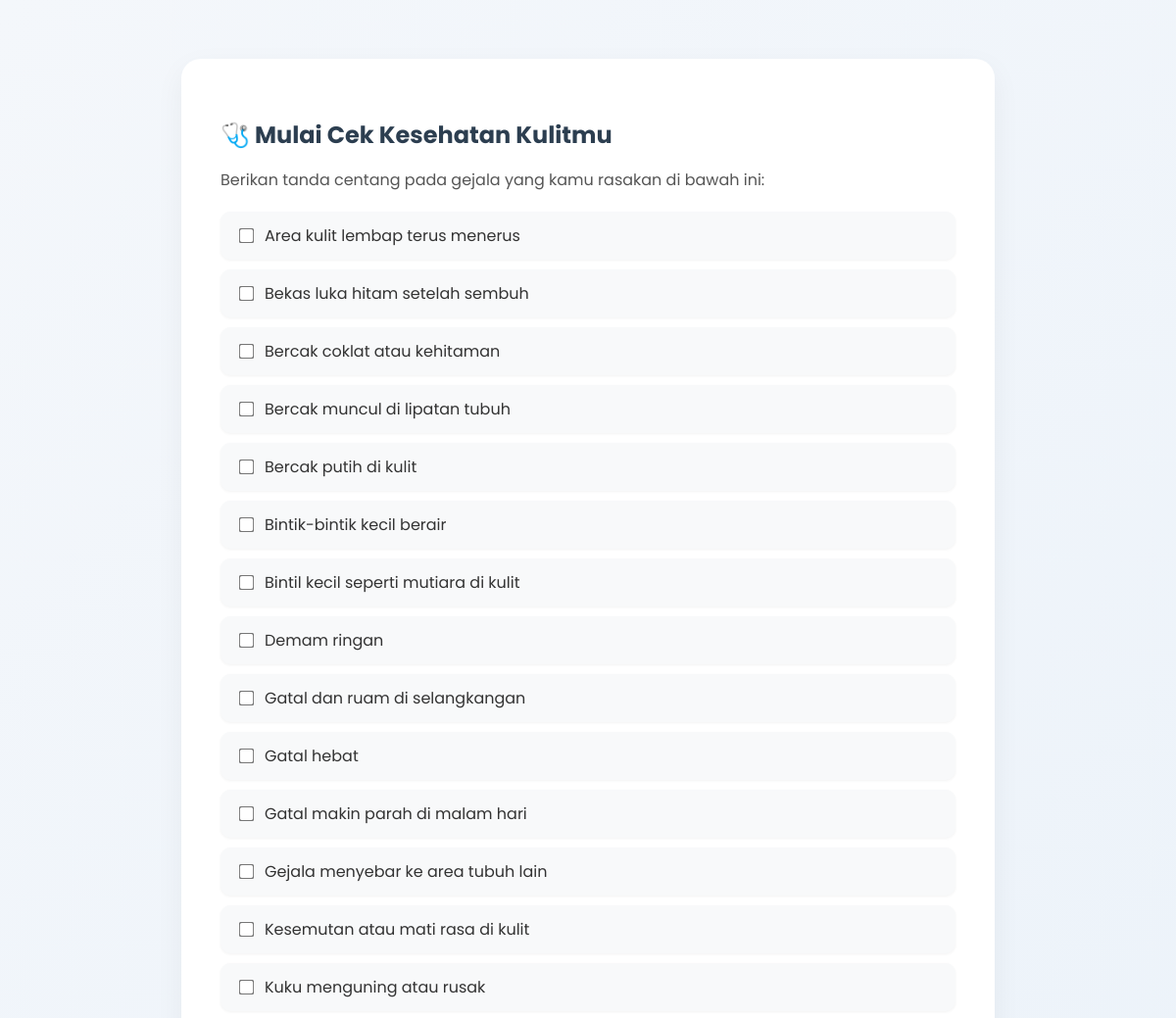
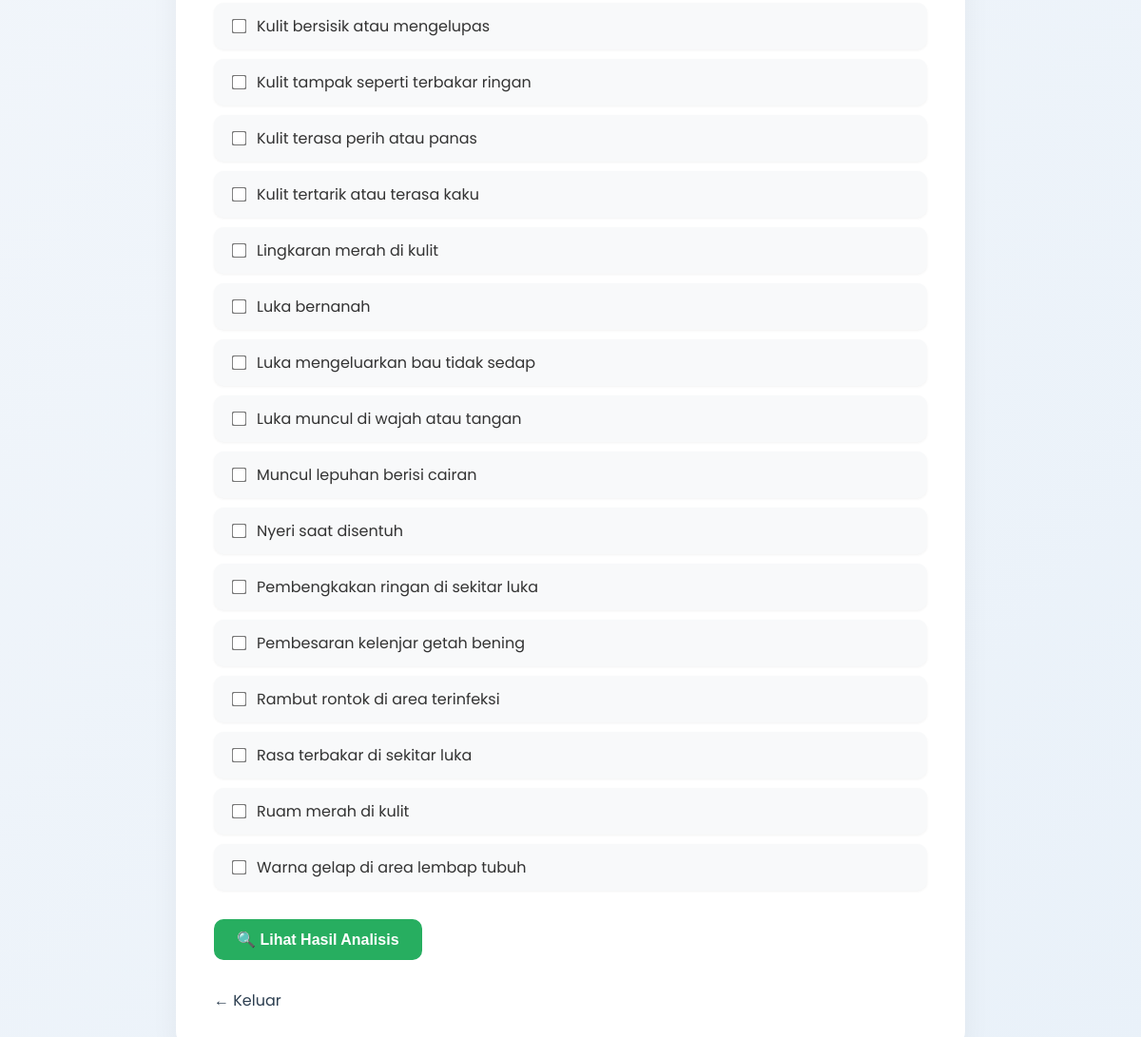
The page /cek-kulit.php (signed in) on the database its author committed (2 pictures, top to bottom).
### tables this page shows
CREATE TABLE `gejala` (
  `id_gejala` int(11) NOT NULL,
  `kode_gejala` varchar(10) DEFAULT NULL,
  `nama_gejala` varchar(255) DEFAULT NULL
);

### cek-kulit.php (the view, shortened to what this page needs)
<?php
include 'db.php';
?>
<!DOCTYPE html>
<html lang="id">
<head>
  <link rel="stylesheet" href="style.css">
</head>
<body>
  <div class="container">
    <h2>🩺 Mulai Cek Kesehatan Kulitmu</h2>
    <p>Berikan tanda centang pada gejala yang kamu rasakan di bawah ini:</p>
    <form action="proses.php" method="POST">
      <div class="gejala-list">
        <?php
        $query = mysqli_query($koneksi, "SELECT * FROM gejala ORDER BY nama_gejala ASC");
        while ($data = mysqli_fetch_array($query)) {
          echo '<label class="checkbox">';
          echo '<input type="checkbox" name="gejala[]" value="' . $data['id_gejala'] . '">';
          echo $data['nama_gejala'];
          echo '</label>';
        }
        ?>
      </div>
      <button type="submit">🔍 Lihat Hasil Analisis</button>
    </form>
    <a href="logout.php">← Keluar</a>
  </div>
</body>
</html>

### style.css (style rules this page uses)
body { font-family: 'Poppins', sans-serif; background: #fdfaf6; color: #333; margin: 0; padding: 0; overflow-x: hidden; }
.container { max-width: 800px; margin: 60px auto; background: #fff; padding: 40px; border-radius: 20px; box-shadow: 0 12px 24px rgba(0, 0, 0, 0.06); position: relative; z-index: 1; }
h1, h2, h3, h4 { color: #2c3e50; margin-bottom: 12px; }
button, .btn { background-color: #2c3e50; color: white; border: none; padding: 12px 24px; font-weight: 600; border-radius: 12px; cursor: pointer; transition: background 0.3s; text-decoration: none; display: inline-block; }
a { color: #2c3e50; text-decoration: none; }
.checkbox { display: block; padding: 12px; margin-bottom: 10px; background: #f8f9fa; border-radius: 8px; box-shadow: 0 1px 3px rgba(0,0,0,0.05); transition: background 0.2s; }

### cek-kulit.php (style rules this page uses)
body { background: linear-gradient(135deg, #f4f7fb, #e9f1f9); font-family: 'Poppins', sans-serif; margin: 0; padding: 0; }
.container { max-width: 750px; margin: 60px auto; background: #fff; padding: 40px; border-radius: 20px; box-shadow: 0 10px 30px rgba(0, 0, 0, 0.05); }
h2 { color: #2c3e50; margin-bottom: 10px; }
p { color: #555; margin-bottom: 20px; }
.checkbox { background: #f8f9fa; border-radius: 10px; padding: 12px 16px; margin-bottom: 10px; box-shadow: 0 1px 3px rgba(0,0,0,0.05); display: flex; align-items: center; transition: background 0.2s; }
.checkbox input[type="checkbox"] { margin-right: 12px; transform: scale(1.2); }
button { background-color: #27ae60; color: white; border: none; padding: 12px 24px; font-size: 16px; border-radius: 10px; cursor: pointer; margin-top: 20px; }
a { display: inline-block; margin-top: 30px; color: #2c3e50; text-decoration: none; }

### rows shown on the page
gejala: nama_gejala "Area kulit lembap terus menerus"
gejala: nama_gejala "Bekas luka hitam setelah sembuh"
gejala: nama_gejala "Bercak coklat atau kehitaman"
gejala: nama_gejala "Bercak muncul di lipatan tubuh"
gejala: nama_gejala "Bercak putih di kulit"
gejala: nama_gejala "Bintik-bintik kecil berair"
gejala: nama_gejala "Bintil kecil seperti mutiara di kulit"
gejala: nama_gejala "Demam ringan"
gejala: nama_gejala "Gatal dan ruam di selangkangan"
gejala: nama_gejala "Gatal hebat"
gejala: nama_gejala "Gatal makin parah di malam hari"
gejala: nama_gejala "Gejala menyebar ke area tubuh lain"
gejala: nama_gejala "Kesemutan atau mati rasa di kulit"
gejala: nama_gejala "Kuku menguning atau rusak"
gejala: nama_gejala "Kulit bersisik atau mengelupas"
gejala: nama_gejala "Kulit tampak seperti terbakar ringan"
gejala: nama_gejala "Kulit terasa perih atau panas"
gejala: nama_gejala "Kulit tertarik atau terasa kaku"
gejala: nama_gejala "Lingkaran merah di kulit"
gejala: nama_gejala "Luka bernanah"
gejala: nama_gejala "Luka mengeluarkan bau tidak sedap"
gejala: nama_gejala "Luka muncul di wajah atau tangan"
gejala: nama_gejala "Muncul lepuhan berisi cairan"
gejala: nama_gejala "Nyeri saat disentuh"
gejala: nama_gejala "Pembengkakan ringan di sekitar luka"
gejala: nama_gejala "Pembesaran kelenjar getah bening"
gejala: nama_gejala "Rambut rontok di area terinfeksi"
gejala: nama_gejala "Rasa terbakar di sekitar luka"
gejala: nama_gejala "Ruam merah di kulit"
gejala: nama_gejala "Warna gelap di area lembap tubuh"
